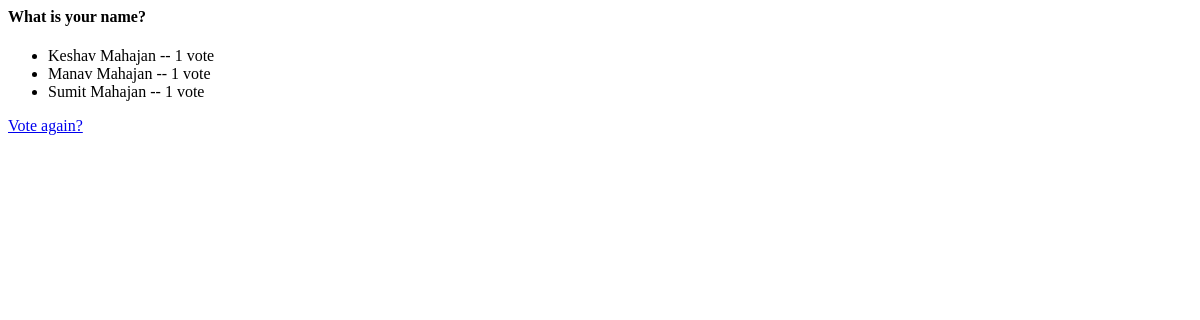
The page /polls/2/results/ on the database as committed earlier.
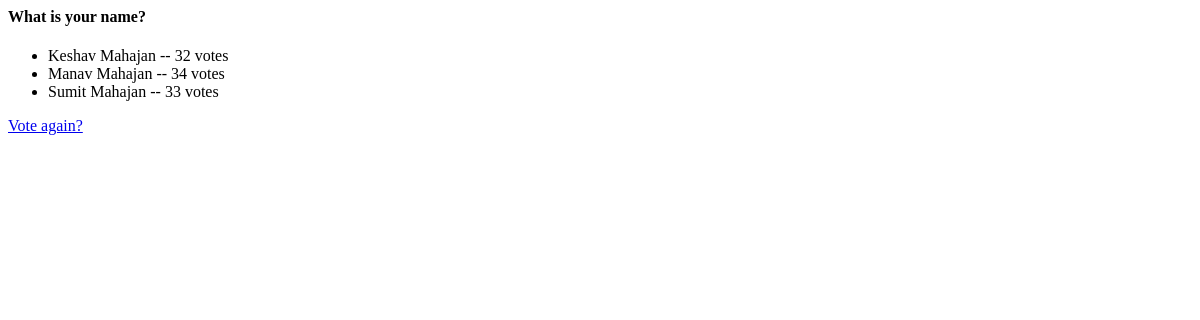
The same page on the database as committed later.
### polls/models.py (models this page shows, shortened)
class Choice(models.Model):
    question = models.ForeignKey(Question, on_delete=models.CASCADE)
    choice_text = models.CharField(max_length=200)
    votes = models.IntegerField(default=0)

### polls/views.py (the view)
# urls.py: path('<int:pk>/results/', views.ResultsView.as_view(), name='results'),
class ResultsView(generic.DetailView):
    model = Question
    template_name = 'polls/results.html'

### polls/templates/polls/results.html
<h4>{{ question.question_text }}</h4>
<ul>
    {% for choice in question.choice_set.all %}
    <li>
        {{ choice.choice_text }} -- {{ choice.votes }} vote{{ choice.votes|pluralize }}
    </li>
    {% endfor %}
</ul>
<a href="{% url 'polls:detail' question.id %}">Vote again?</a>

Rows that differ between the two databases and show on the page:
changed Choice "Keshav Mahajan": votes "1" → "32"
changed Choice "Manav Mahajan": votes "1" → "34"
changed Choice "Sumit Mahajan": votes "1" → "33"
